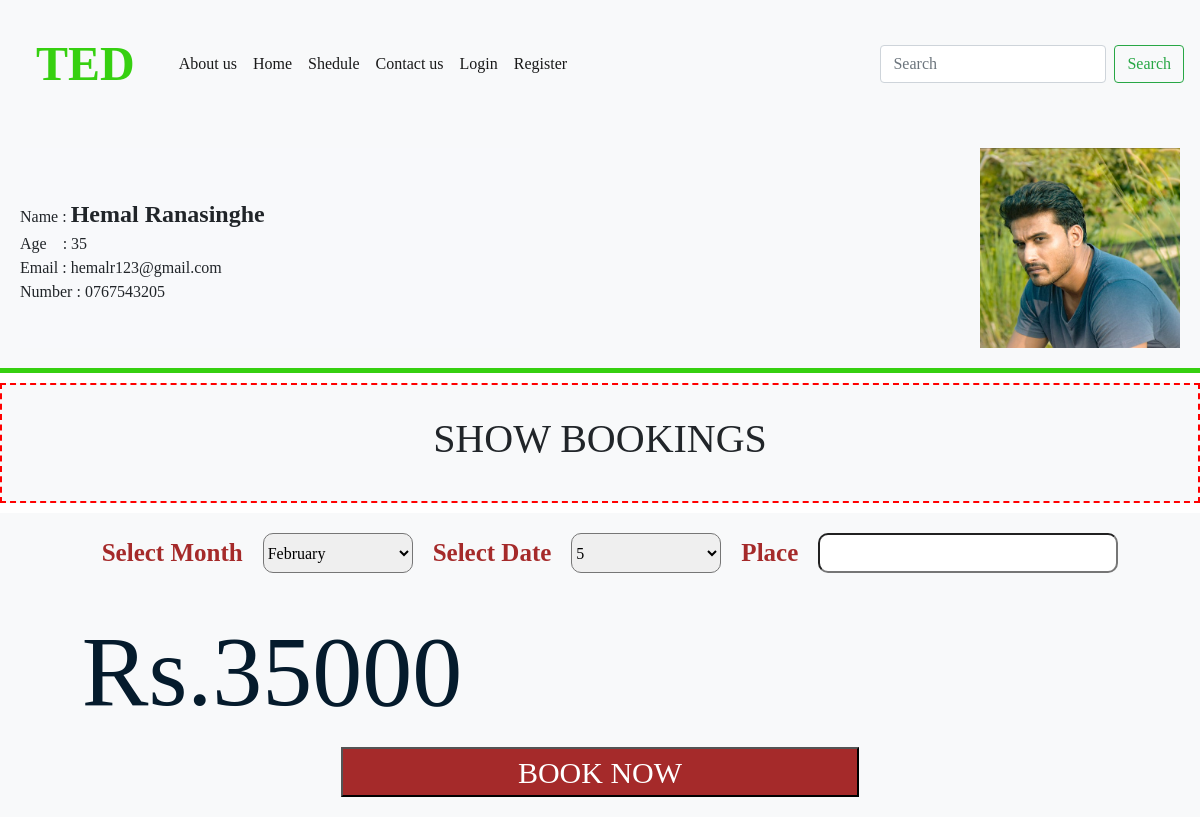
/booking.php?cid=1, run on the app's committed database.
### tables this page shows
CREATE TABLE `celebrities` (
  `cid` int(10) NOT NULL,
  `cname` varchar(100) NOT NULL,
  `cpass` varchar(100) NOT NULL,
  `cemail` varchar(100) NOT NULL,
  `cpn` varchar(100) NOT NULL,
  `cage` varchar(100) NOT NULL,
  `cprice` varchar(10) NOT NULL,
  `aid` int(10) NOT NULL
);

### booking.php (the view, shortened to what this page needs)
<?php
if (isset($_GET['cid'])) {
	$cid = $_GET['cid'];
}
else{
	header("Location:index.php");
}
 ?>
<!DOCTYPE html>
<html>
<head>
	<link href="css/bootstrap.min.css" rel="stylesheet">
	<link rel="stylesheet" type="text/css" href="css/ted.css">
</head>
<body>
<?php include_once('nav.php'); ?>
<?php
$q = "SELECT * FROM celebrities WHERE cid = $cid ";
$result = mysqli_query($db,$q);
$cel = mysqli_fetch_row($result);
 ?>
<div align="center" class="bigbox clearfix" style="border-bottom:5px solid #36d010;">
	<div class="oneline smallbox clearfix" style="float: left; height: 200px;text-align: left;">
		<p>
			<br><br>
			Name&nbsp: <b><font size="5px"><?php echo $cel[1]; ?></font></b> <br>
			Age&nbsp&nbsp&nbsp&nbsp: <?php echo $cel[5]; ?> <br>
			Email : <?php echo $cel[3]; ?> <br>
			Number : <?php echo $cel[4]; ?>
		</p>
	</div>
	<div class="oneline smallbox clearfix" style="float: right;height:200px;width:200px"><p><img width="200px" height="200px" src="img/<?php echo $cel[0]?>.jpg"></p></div>
</div>
<div align="center" class="bigbox clearfix" id="showBooking" style="margin: 10px auto;border:2px dashed red;">
	<div class="clearfix" id="SBTEXT" style="margin: 10px auto;"><h1>SHOW BOOKINGS</h1></div>
</div>
<div align="center" class="bigbox clearfix" id="showBooking" style="margin: 10px auto;">
		<table>
			<tr>
				<td>&nbsp&nbsp&nbsp&nbsp <span style="color:brown; font-weight: bold;font-size: 25px;">Select Month</span> &nbsp&nbsp&nbsp&nbsp</td>
				<td>
					<select name="month" id="month" required="" class="mdb-select md-form colorful-select dropdown-primary" >
						<option value="0" id="s1-1">Month</option>
					</select>
				</td>
				<td>&nbsp&nbsp&nbsp&nbsp <span style="color:brown; font-weight: bold;font-size: 25px;">Select Date</span> &nbsp&nbsp&nbsp&nbsp</td>
				<td>
					<select name="date" id="date" required="" >
						<option value="0" id="s2-1">Date</option>
					</select>
				</td>
				<td>&nbsp&nbsp&nbsp&nbsp <span style="color:brown; font-weight: bold;font-size: 25px;">Place</span> &nbsp&nbsp&nbsp&nbsp</td>
				<td>
					<input type="tetx" name="place" id="place" style="width: 300px;height: 40px;border-radius: 10px" maxlength="50" required="">
				</td>
			</tr>
			<tr>
				<td colspan="6">
					<br>
					<span style="color:#051b2c; font-size:100px;" >Rs.<?php echo $cel[6]; ?></span> <center><button id="booked" type="submit" name="booked" value="Book" style="width: 50%;height: 50px;background-color: brown;font-size: 30px;"><span style="color: white;">BOOK NOW</span></button></center>
				</td>
			</tr>
		</table>
</div>
</body>
</html>

### css/ted.css (style rules this page uses)
body { margin: 0; font-family:"century gothic"; }

### booking.php (style rules this page uses)
img { border: 1px solid black; }
* { margin: 0; padding: 0; }
.bigbox { width: 1200px; margin: 0px auto; padding: 20px; background-color: #f8f9fa; }
select { width: 150px; height: 40px; font-size: 25px; border-radius: 10px; }
select option { background-color: brown; color: white; }
div.oneline { display: inline-block; }
.smallbox { background-color: #f8f9fb; width: 500px; }
.clearfix { overflow: hidden; }

### data on the page
celebrities: cname "Hemal Ranasinghe", cage "35", cemail "hemalr123@gmail.com", cpn "0767543205", cprice "35000"
